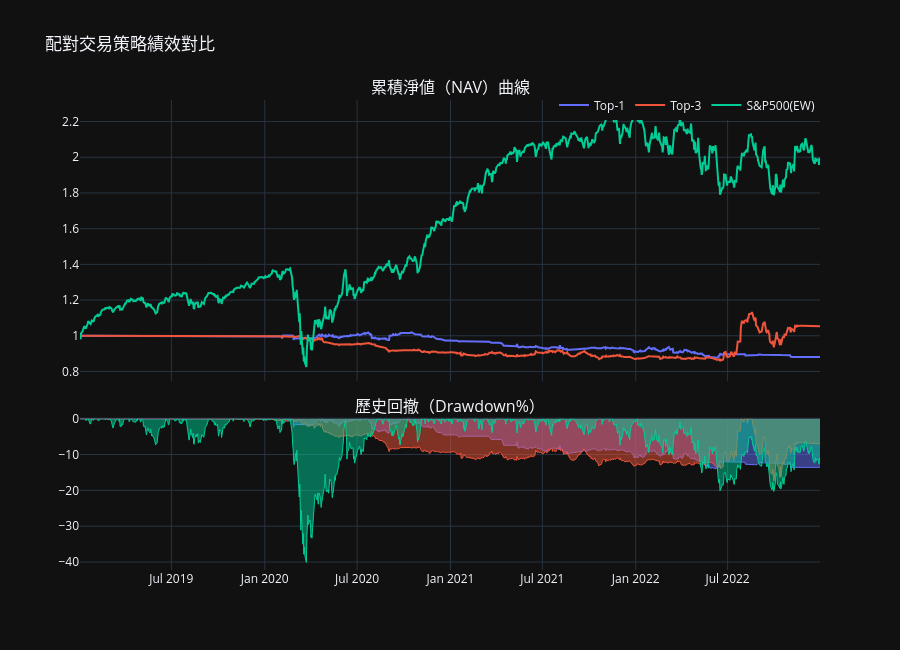

Notebook code for this chart:
### Markdown cell above
### 累積 NAV 曲線與回撤圖

### Code cell
COLORS = px.colors.qualitative.Plotly
fig_p = make_subplots(rows=2,cols=1,shared_xaxes=True,
    row_heights=[0.65,0.35],
    subplot_titles=['累積淨値（NAV）曲線','歷史回撤（Drawdown%）'],
    vertical_spacing=0.08)
for i,(lbl,ret) in enumerate(strat_ret.items()):
    r=ret.dropna(); nav=(1+r).cumprod()
    dd=((nav-nav.cummax())/nav.cummax())*100
    c=COLORS[i%len(COLORS)]
    fig_p.add_trace(go.Scatter(x=nav.index,y=nav.values,name=lbl,
        line=dict(color=c,width=2),
        hovertemplate=f'%{{x|%Y-%m-%d}}<br>NAV:%{{y:.4f}}<extra>{lbl}</extra>'),row=1,col=1)
    fig_p.add_trace(go.Scatter(x=dd.index,y=dd.values,name=lbl,showlegend=False,
        fill='tozeroy',line=dict(color=c,width=1),
        hovertemplate=f'%{{x|%Y-%m-%d}}<br>DD:%{{y:.2f}}%<extra>{lbl}</extra>'),row=2,col=1)
fig_p.update_layout(title='配對交易策略績效對比',height=650,template='plotly_dark',
    hovermode='x unified',legend=dict(orientation='h',y=1.02,x=1,xanchor='right'))
fig_p.show()

### Figure 1 — Plotly figure (JSON) as saved in the notebook; plotly's stock layout.template omitted (floating-point values rounded to 4 significant figures; data arrays with more than 128 entries replaced by an {"elided": "..."} marker saying what was removed)
{"data": [{"hovertemplate": "%{x|%Y-%m-%d}<br>NAV:%{y:.4f}<extra>Top-1</extra>", "line": {"color": "#636EFA", "width": 2}, "name": "Top-1", "type": "scatter", "x": {"elided": "1008 str values"}, "xaxis": "x", "y": {"elided": "1008 float values"}, "yaxis": "y"}, {"fill": "tozeroy", "hovertemplate": "%{x|%Y-%m-%d}<br>DD:%{y:.2f}%<extra>Top-1</extra>", "line": {"color": "#636EFA", "width": 1}, "name": "Top-1", "showlegend": false, "type": "scatter", "x": {"elided": "1008 str values"}, "xaxis": "x2", "y": {"elided": "1008 float values"}, "yaxis": "y2"}, {"hovertemplate": "%{x|%Y-%m-%d}<br>NAV:%{y:.4f}<extra>Top-3</extra>", "line": {"color": "#EF553B", "width": 2}, "name": "Top-3", "type": "scatter", "x": {"elided": "1008 str values"}, "xaxis": "x", "y": {"elided": "1008 float values"}, "yaxis": "y"}, {"fill": "tozeroy", "hovertemplate": "%{x|%Y-%m-%d}<br>DD:%{y:.2f}%<extra>Top-3</extra>", "line": {"color": "#EF553B", "width": 1}, "name": "Top-3", "showlegend": false, "type": "scatter", "x": {"elided": "1008 str values"}, "xaxis": "x2", "y": {"elided": "1008 float values"}, "yaxis": "y2"}, {"hovertemplate": "%{x|%Y-%m-%d}<br>NAV:%{y:.4f}<extra>S&P500(EW)</extra>", "line": {"color": "#00CC96", "width": 2}, "name": "S&P500(EW)", "type": "scatter", "x": {"elided": "1007 str values"}, "xaxis": "x", "y": {"elided": "1007 float values"}, "yaxis": "y"}, {"fill": "tozeroy", "hovertemplate": "%{x|%Y-%m-%d}<br>DD:%{y:.2f}%<extra>S&P500(EW)</extra>", "line": {"color": "#00CC96", "width": 1}, "name": "S&P500(EW)", "showlegend": false, "type": "scatter", "x": {"elided": "1007 str values"}, "xaxis": "x2", "y": {"elided": "1007 float values"}, "yaxis": "y2"}], "layout": {"annotations": [{"font": {"size": 16}, "showarrow": false, "text": "累積淨値（NAV）曲線", "x": 0.5, "xanchor": "center", "xref": "paper", "y": 1, "yanchor": "bottom", "yref": "paper"}, {"font": {"size": 16}, "showarrow": false, "text": "歷史回撤（Drawdown%）", "x": 0.5, "xanchor": "center", "xref": "paper", "y": 0.322, "yanchor": "bottom", "yref": "paper"}], "height": 650, "hovermode": "x unified", "legend": {"orientation": "h", "x": 1, "xanchor": "right", "y": 1.02}, "title": {"text": "配對交易策略績效對比"}, "xaxis": {"anchor": "y", "domain": [0, 1], "matches": "x2", "showticklabels": false}, "xaxis2": {"anchor": "y2", "domain": [0, 1]}, "yaxis": {"anchor": "x", "domain": [0.402, 1]}, "yaxis2": {"anchor": "x2", "domain": [0, 0.322]}}}
